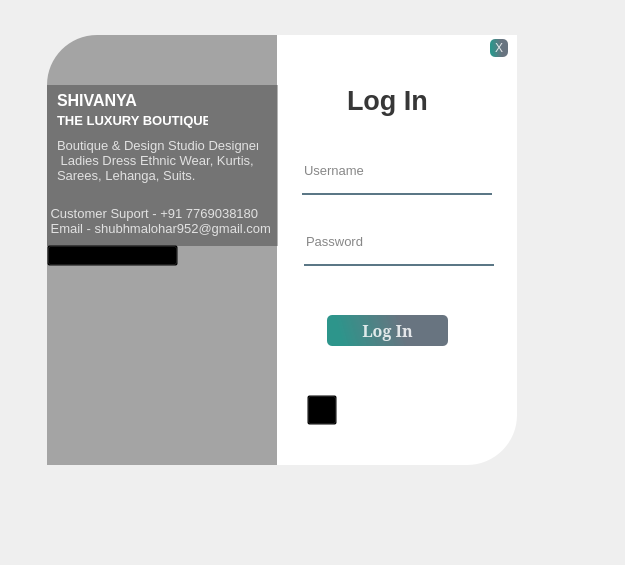
<?xml version="1.0" encoding="UTF-8"?>
<ui version="4.0">
 <class>Form</class>
 <widget class="QWidget" name="Form">
  <property name="geometry">
   <rect>
    <x>0</x>
    <y>0</y>
    <width>625</width>
    <height>565</height>
   </rect>
  </property>
  <property name="windowTitle">
   <string>Form</string>
  </property>
  <widget class="QWidget" name="widget" native="true">
   <property name="geometry">
    <rect>
     <x>7</x>
     <y>5</y>
     <width>561</width>
     <height>501</height>
    </rect>
   </property>
   <property name="styleSheet">
    <string notr="true">QPushButton#pushButton{
	background-color: qlineargradient(spread:pad, x1:0.097, y1:0.448864, x2:0.631, y2:0.409091, stop:0 rgba(11, 131, 120, 219), stop:1 rgba(85, 98, 112, 226));

	color:rgba(255,255,255,210);
    border-radius:5px;
}
QPushButton#pushButton:hover{
	background-color: qlineargradient(spread:pad, x1:0.097, y1:0.448864, x2:0.631, y2:0.409091, stop:0 rgba(150, 123, 111, 219), stop:1 rgba(85, 81, 84, 226));
}
QPushButton#pushButton:pressed{
	padding-left:5px;
	padding-top:5px;
	background-color:rgba(150,123,111,255);
}




QPushButton#pushButton_2{
	background-color:rgba(0,0,0,0);
	color:rgba(85,98,112,255);
}
QPushButton#pushButton_2:hover{
	color:rgba(131,96,53,255);
}
QPushButton#pushButton_2:pressed{
	padding-left:5px;
	padding-top:5px;
	color:rgba(91,88,53,255);
}</string>
   </property>
   <widget class="QLabel" name="label">
    <property name="geometry">
     <rect>
      <x>40</x>
      <y>30</y>
      <width>321</width>
      <height>430</height>
     </rect>
    </property>
    <property name="styleSheet">
     <string notr="true">background-image: url(:/img/registration2.jpg);
border-top-left-radius: 50px;</string>
    </property>
    <property name="text">
     <string/>
    </property>
   </widget>
   <widget class="QLabel" name="label_2">
    <property name="geometry">
     <rect>
      <x>40</x>
      <y>30</y>
      <width>321</width>
      <height>430</height>
     </rect>
    </property>
    <property name="styleSheet">
     <string notr="true">background-color:rgba(0,0,0,80);
border-top-left-radius: 50px;</string>
    </property>
    <property name="text">
     <string/>
    </property>
   </widget>
   <widget class="QLabel" name="label_3">
    <property name="geometry">
     <rect>
      <x>270</x>
      <y>30</y>
      <width>240</width>
      <height>430</height>
     </rect>
    </property>
    <property name="styleSheet">
     <string notr="true">background-color:rgba(255,255,255,255);
border-bottom-right-radius:50px;</string>
    </property>
    <property name="text">
     <string/>
    </property>
   </widget>
   <widget class="QLabel" name="label_4">
    <property name="geometry">
     <rect>
      <x>340</x>
      <y>80</y>
      <width>91</width>
      <height>31</height>
     </rect>
    </property>
    <property name="font">
     <font>
      <family>MS Shell Dlg 2</family>
      <pointsize>20</pointsize>
      <weight>75</weight>
      <bold>true</bold>
     </font>
    </property>
    <property name="styleSheet">
     <string notr="true">color:rgba(0,0,0,200);</string>
    </property>
    <property name="text">
     <string>Log In</string>
    </property>
   </widget>
   <widget class="QLineEdit" name="lineEdit">
    <property name="geometry">
     <rect>
      <x>295</x>
      <y>150</y>
      <width>190</width>
      <height>40</height>
     </rect>
    </property>
    <property name="font">
     <font>
      <pointsize>10</pointsize>
     </font>
    </property>
    <property name="styleSheet">
     <string notr="true">background-color:rgba(0,0,0,0);
border:none;
border-bottom:2px solid rgba(46,82,101,200);
color:rgba(0,0,0,240);
padding-bottom:7px;</string>
    </property>
    <property name="placeholderText">
     <string>Username</string>
    </property>
   </widget>
   <widget class="QLineEdit" name="lineEdit_2">
    <property name="geometry">
     <rect>
      <x>297</x>
      <y>221</y>
      <width>190</width>
      <height>40</height>
     </rect>
    </property>
    <property name="font">
     <font>
      <pointsize>10</pointsize>
     </font>
    </property>
    <property name="styleSheet">
     <string notr="true">background-color:rgba(0,0,0,0);
border:none;
border-bottom:2px solid rgba(46,82,101,200);
color:rgba(0,0,0,240);
padding-bottom:7px;</string>
    </property>
    <property name="echoMode">
     <enum>QLineEdit::Password</enum>
    </property>
    <property name="placeholderText">
     <string>Password</string>
    </property>
   </widget>
   <widget class="QPushButton" name="pushButton">
    <property name="geometry">
     <rect>
      <x>320</x>
      <y>310</y>
      <width>121</width>
      <height>31</height>
     </rect>
    </property>
    <property name="font">
     <font>
      <family>Constantia</family>
      <pointsize>12</pointsize>
      <weight>75</weight>
      <bold>true</bold>
     </font>
    </property>
    <property name="text">
     <string>Log In</string>
    </property>
   </widget>
   <widget class="QPushButton" name="pushButton_2">
    <property name="geometry">
     <rect>
      <x>300</x>
      <y>390</y>
      <width>30</width>
      <height>30</height>
     </rect>
    </property>
    <property name="maximumSize">
     <size>
      <width>30</width>
      <height>30</height>
     </size>
    </property>
    <property name="font">
     <font>
      <pointsize>15</pointsize>
     </font>
    </property>
    <property name="text">
     <string/>
    </property>
   </widget>
   <widget class="QLabel" name="label_6">
    <property name="geometry">
     <rect>
      <x>40</x>
      <y>80</y>
      <width>231</width>
      <height>161</height>
     </rect>
    </property>
    <property name="styleSheet">
     <string notr="true">background-color:rgba(0,0,0,75);</string>
    </property>
    <property name="text">
     <string/>
    </property>
   </widget>
   <widget class="QLabel" name="label_7">
    <property name="geometry">
     <rect>
      <x>50</x>
      <y>80</y>
      <width>181</width>
      <height>31</height>
     </rect>
    </property>
    <property name="font">
     <font>
      <pointsize>12</pointsize>
      <weight>75</weight>
      <bold>true</bold>
     </font>
    </property>
    <property name="styleSheet">
     <string notr="true">color: rgb(255, 255, 255);</string>
    </property>
    <property name="text">
     <string>SHIVANYA</string>
    </property>
   </widget>
   <widget class="QLabel" name="label_8">
    <property name="geometry">
     <rect>
      <x>50</x>
      <y>130</y>
      <width>201</width>
      <height>51</height>
     </rect>
    </property>
    <property name="font">
     <font>
      <pointsize>10</pointsize>
      <weight>50</weight>
      <bold>false</bold>
     </font>
    </property>
    <property name="styleSheet">
     <string notr="true">color:rgba(255,255,255,200)</string>
    </property>
    <property name="text">
     <string>Boutique &amp; Design Studio Designer
 Ladies Dress Ethnic Wear, Kurtis, 
Sarees, Lehanga, Suits.</string>
    </property>
   </widget>
   <widget class="QPushButton" name="pushButton_3">
    <property name="geometry">
     <rect>
      <x>483</x>
      <y>34</y>
      <width>18</width>
      <height>18</height>
     </rect>
    </property>
    <property name="font">
     <font>
      <pointsize>9</pointsize>
      <weight>50</weight>
      <bold>false</bold>
     </font>
    </property>
    <property name="styleSheet">
     <string notr="true">QPushButton#pushButton_3{
	background-color: qlineargradient(spread:pad, x1:0.097, y1:0.448864, x2:0.631, y2:0.409091, stop:0 rgba(11, 131, 120, 219), stop:1 rgba(85, 98, 112, 226));

	color:rgba(255,255,255,210);
    border-radius:5px;
}
QPushButton#pushButton_3:hover{
	background-color: qlineargradient(spread:pad, x1:0.097, y1:0.448864, x2:0.631, y2:0.409091, stop:0 rgba(150, 123, 111, 219), stop:1 rgba(85, 81, 84, 226));
}
QPushButton#pushButton_3:pressed{
	padding-left:5px;
	padding-top:5px;
	background-color:rgba(150,123,111,255);
}




QPushButton#pushButton_4{
	background-color:rgba(0,0,0,0);
	color:rgba(85,98,112,255);
}
QPushButton#pushButton_4:hover{
	color:rgba(131,96,53,255);
}
QPushButton#pushButton_4:pressed{
	padding-left:5px;
	padding-top:5px;
	color:rgba(91,88,53,255);
}</string>
    </property>
    <property name="text">
     <string>X</string>
    </property>
   </widget>
   <widget class="QLabel" name="label_9">
    <property name="geometry">
     <rect>
      <x>300</x>
      <y>275</y>
      <width>181</width>
      <height>24</height>
     </rect>
    </property>
    <property name="styleSheet">
     <string notr="true">color: rgb(255, 0, 0);</string>
    </property>
    <property name="text">
     <string/>
    </property>
   </widget>
   <widget class="QLabel" name="label_10">
    <property name="geometry">
     <rect>
      <x>40</x>
      <y>200</y>
      <width>231</width>
      <height>31</height>
     </rect>
    </property>
    <property name="font">
     <font>
      <pointsize>10</pointsize>
      <weight>50</weight>
      <bold>false</bold>
     </font>
    </property>
    <property name="styleSheet">
     <string notr="true">color:rgba(255,255,255,200)</string>
    </property>
    <property name="text">
     <string> Customer Suport - +91 7769038180
 Email - shubhmalohar952@gmail.com</string>
    </property>
   </widget>
   <widget class="QLabel" name="label_11">
    <property name="geometry">
     <rect>
      <x>50</x>
      <y>100</y>
      <width>151</width>
      <height>31</height>
     </rect>
    </property>
    <property name="font">
     <font>
      <pointsize>10</pointsize>
      <weight>75</weight>
      <bold>true</bold>
     </font>
    </property>
    <property name="styleSheet">
     <string notr="true">color: rgb(255, 255, 255);</string>
    </property>
    <property name="text">
     <string>THE LUXURY BOUTIQUE</string>
    </property>
   </widget>
   <widget class="QPushButton" name="pushButton_4">
    <property name="geometry">
     <rect>
      <x>40</x>
      <y>240</y>
      <width>131</width>
      <height>21</height>
     </rect>
    </property>
    <property name="styleSheet">
     <string notr="true">QPushButton{background:transparent;}</string>
    </property>
    <property name="text">
     <string>Administration Login....</string>
    </property>
   </widget>
  </widget>
 </widget>
 <resources>
  <include location="res.qrc"/>
 </resources>
 <connections/>
</ui>
